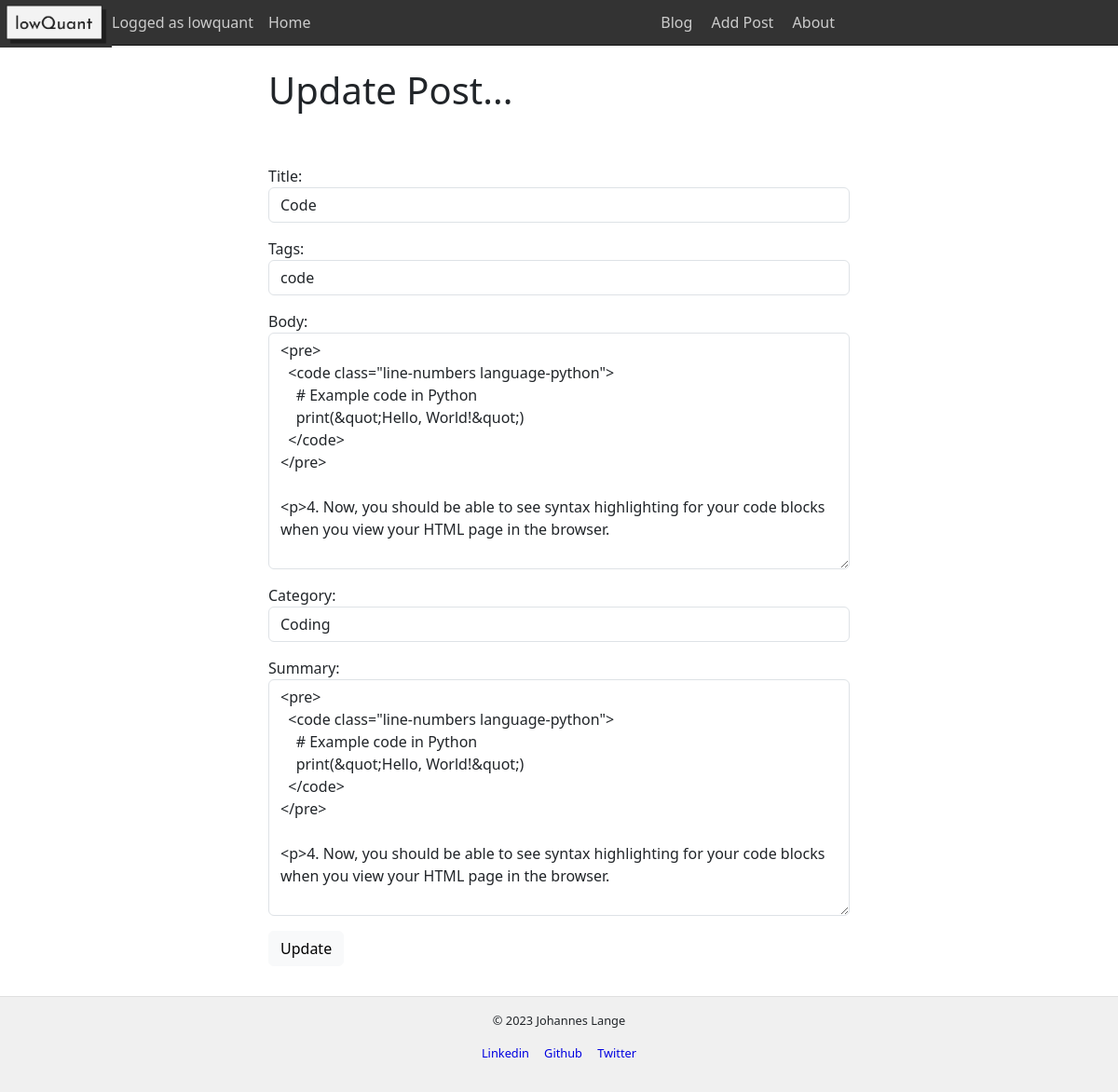
/article/edit/6 (signed in), run on the app's committed database.
### myblog/models.py (models this page shows, shortened)
class Post(models.Model):
    title = models.CharField(max_length=255)
    tags = models.CharField(max_length=255) #, default="Algo Trading & Investment Blog")
    author = models.ForeignKey(User, on_delete=models.CASCADE)
    body = RichTextField(blank=True,null=True)
    summary = models.TextField(blank=True)
    post_date = models.DateField(auto_now_add=True)
    category = models.CharField(max_length=255, default='Investing')

### myblog/views.py (the view)
# urls.py: path('article/edit/<int:pk>',views.UpdatePostView.as_view(), name='update-post'),
class UpdatePostView(generic.UpdateView):
    model = Post
    form_class = EditForm
    template_name = 'blog/update_post.html'

### myblog/forms.py
class EditForm(forms.ModelForm):
    class Meta:
        model = Post
        fields = ('title','tags','body','category','summary')
        widgets = {
            'title':forms.TextInput(attrs={'class':'form-control'}),
            'tags':forms.TextInput(attrs={'class':'form-control'}),
            'category':forms.Select(choices=categories,attrs={'class':'form-control'}),
            'body':forms.Textarea(attrs={'class':'form-control'}),
            'summary':forms.Textarea(attrs={'class':'form-control'}),
        }

### myblog/templates/blog/update_post.html (shortened to what this page needs)
{% extends 'base.html' %}
{% block content %}
{% if user.is_authenticated %}
<main>
<h1>Update Post...</h1>
<br><br>
<form method="POST">
    {{ form.as_p }}
    <button class="btn btn-light">Update</button>
</form>
{% else %}
        You'r not allowed in here.
{% endif %}
</main>
{% endblock %}

### myblog/static/css/style.css (style rules this page uses)
body { margin: 0; line-height: 1.5em; color: #333333; font-family: helvetica, arial, sans-serif; }
h1, h2, h3, h4, h5, h6 { margin-bottom: 0; line-height: 1.2em; margin-top: 1em; }
nav section, header section, main, footer section { max-width: 40em; margin-left: auto; margin-right: auto; padding: 0 0.5em; }

### data on the page
Post: title "Code", tags "code", body "<pre> <code class=\"line-numbers language-python\"> # Example code in Python print(&quot;Hello, World!&quot;) </code> </pre> <p>4. Now, you should be able to see syntax highlighting for your code blocks when you view your HTML page in the browser.", category "Coding", summary "<pre> <code class=\"line-numbers language-python\"> # Example code in Python print(&quot;Hello, World!&quot;) </code> </pre> <p>4. Now, you should be able to see syntax highlighting for your code blocks when you view your HTML page in the browser."
